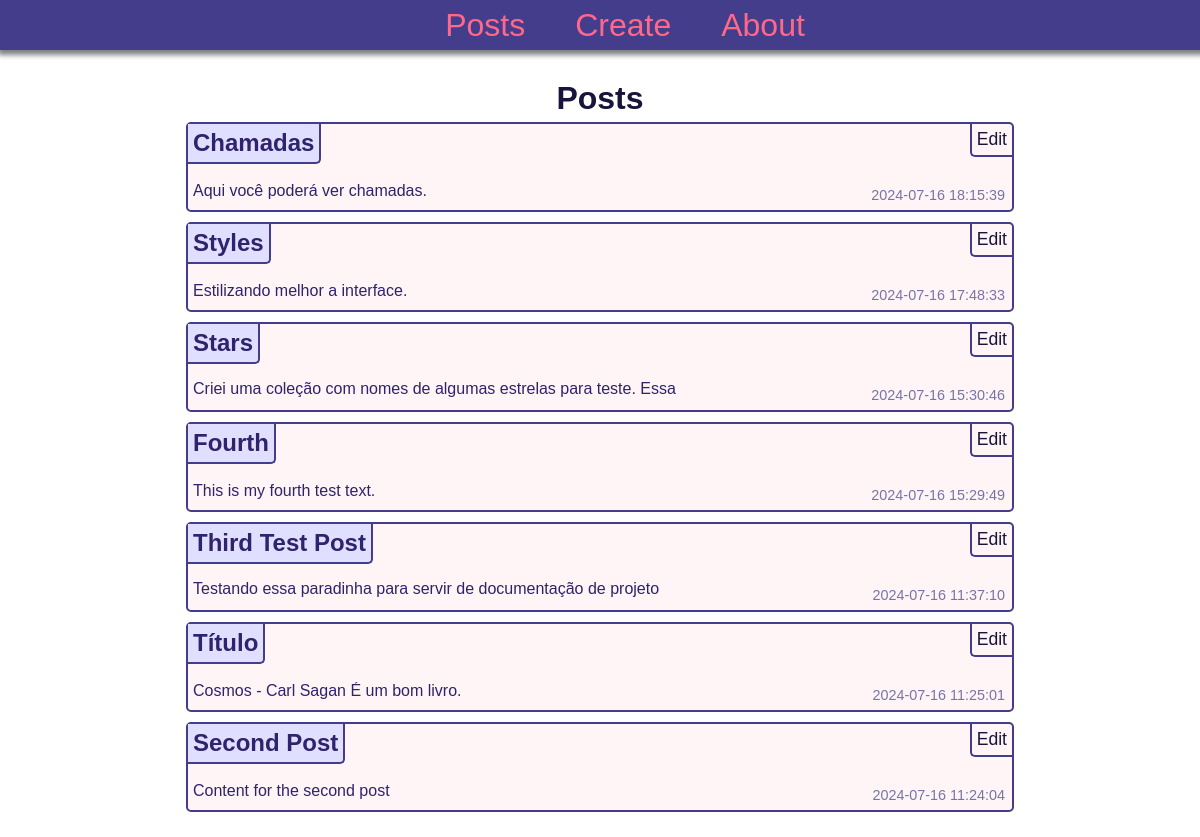
The app's page /, older data.
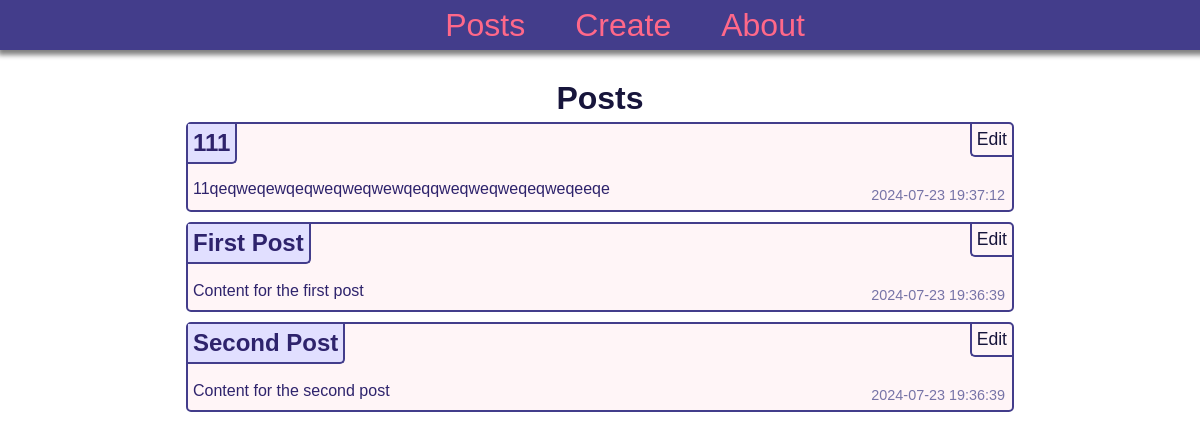
The same page, newer data.
### tables this page shows
CREATE TABLE posts (
    id INTEGER PRIMARY KEY AUTOINCREMENT,
    created TIMESTAMP NOT NULL DEFAULT CURRENT_TIMESTAMP,
    title TEXT NOT NULL,
    content TEXT NOT NULL
);

### app.py (the view)
@app.route('/')
def index():
    conn = get_db_connection()
    posts = conn.execute('SELECT * FROM posts ORDER BY created DESC').fetchall()
    conn.close()
    return render_template('index.html', posts=posts)

### app.py (called while the page is built)
def get_db_connection():
    conn = sqlite3.connect('./database/database.db')
    conn.row_factory = sqlite3.Row
    return conn

### templates/index.html
{% extends 'base.html' %}
{% block content %}
    <h1>{% block title %} Posts {% endblock %}</h1>
    {% for post in posts %}
        <div class='post'>
            <p class="created-at">{{ post['created'] }}</p>
            <h2>{{ post['title'] }}</h2>
            <p class="post-texts">{{ post['content'] }}</p>
            <a class="edit-button" href="{{ url_for('edit', id=post['id']) }}">Edit</a>
        </div>
    {% endfor %}
{% endblock %}

### templates/base.html (shortened to what this page needs)
<!DOCTYPE html>
<html lang="en">
<head>
    <link rel="stylesheet" href="{{ url_for('static', filename='styles.css') }}">
    <link rel="stylesheet" href="{{ url_for('static', filename='scroll-bars-styles.css') }}">
</head>
<body>
    <nav>
        <a href="{{ url_for('index') }}">Posts</a>
        <a href="{{ url_for('create') }}">Create</a>
        <a href="{{ url_for('about') }}">About</a>
    </nav>
    <div class="content">
        {% block content %} {% endblock %}
    </div>
</body>
</html>

### static/styles.css (style rules this page uses)
* { font-family: sans-serif; box-sizing: border-box; }
body { width: 100%; height: 100vh; margin: 0; display: flex; flex-direction: column; align-items: center; justify-content: flex-start; gap: 0; }
nav { background-color: #433D8B; display: flex; align-items: center; justify-content: center; padding: 10px; width: 100%; height: 50px; box-shadow: 3px 0px 5px 5px #808080; }
nav a { color: #ff6889; font-size: 2em; margin-left: 50px; text-decoration: none; transition: all 0.3s; }
.content { width: 80%; display: flex; padding: 20px; align-items: center; justify-content: start; flex-direction: column; margin-top: 10px; overflow-y: scroll; position: relative; }
.content h1 { color: #17153B; margin: 0; }
.post { color: #2E236C; width: 90%; min-height: 90px; padding: 10px; margin: 5px; background-color: #fff5f7; border-radius: 5px; border: 2px solid #433D8B; transition: all 0.15s; position: relative; }
.post h2 { background-color: #e1dfff; position: absolute; padding: 5px; margin: 0; top: 0; left: 0; border-right: 2px solid #433D8B; border-bottom: 2px solid #433D8B; border-radius: 0 0 5PX 0px; }
.post-texts { max-width: 60%; max-height: 20px; margin: 0; margin-left: 5px; overflow: hidden; position: absolute; bottom: 10px; left: 0; }
.created-at { padding: 2px; margin: 5px; position: absolute; font-size: 0.9rem; text-align: right; color: #7774a7; bottom: 0; right: 0; }
.edit-button { padding: 5px; font-size: 1.1rem; color: #17153B; text-decoration: none; display: inline-block; background-color: transparent; border-left: 2px solid #433D8B; border-bottom: 2px solid #433D8B; border-radius: 0 0 0 5px; position: absolute; top: 0; right: 0; transition: all 0.3s ease; }

### static/scroll-bars-styles.css (style rules this page uses)
* { scrollbar-width: thin; scrollbar-color: #800080 #f1f1f1; }

Row changes from the older to the newer data that the page shows:
removed posts: created "2024-07-16 18:15:39", title "Chamadas", content "Aqui você poderá ver chamadas."
removed posts: created "2024-07-16 17:48:33", title "Styles", content "Estilizando melhor a interface."
removed posts: created "2024-07-16 15:30:46", title "Stars", content "Criei uma coleção com nomes de algumas estrelas para teste. Essa…"
removed posts: created "2024-07-16 15:29:49", title "Fourth", content "This is my fourth test text."
removed posts: created "2024-07-16 11:37:10", title "Third Test Post", content "Testando essa paradinha para servir de documentação de projeto…"
removed posts: created "2024-07-16 11:25:01", title "Título", content "Cosmos - Carl Sagan É um bom livro."
added posts: created "2024-07-23 19:37:12", title "111", content "11qeqweqewqeqweqweqwewqeqqweqweqweqeqweqeeqe…"
added posts: created "2024-07-23 19:36:39", title "First Post", content "Content for the first post"
changed posts "Second Post": created "2024-07-16 11:24:04" → "2024-07-23 19:36:39"
